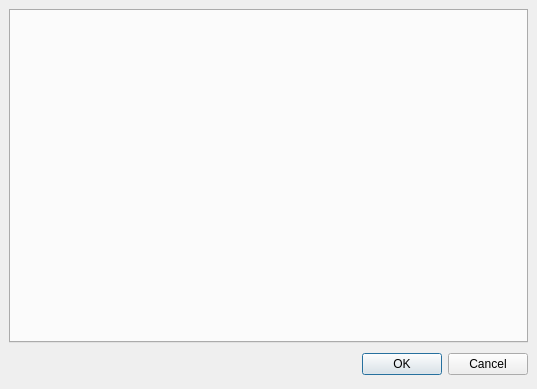
<ui version="4.0" >
 <author></author>
 <comment></comment>
 <exportmacro></exportmacro>
 <class>pqSettingsDialog</class>
 <widget class="QDialog" name="pqSettingsDialog" >
  <property name="geometry" >
   <rect>
    <x>0</x>
    <y>0</y>
    <width>537</width>
    <height>389</height>
   </rect>
  </property>
  <property name="windowTitle" >
   <string>Settings</string>
  </property>
  <layout class="QGridLayout" >
   <property name="margin" >
    <number>9</number>
   </property>
   <property name="spacing" >
    <number>6</number>
   </property>
   <item row="0" column="0" >
    <widget class="QTabWidget" name="tabWidget" >
     <property name="tabPosition" >
      <enum>QTabWidget::North</enum>
     </property>
     <property name="tabShape" >
      <enum>QTabWidget::Rounded</enum>
     </property>
     <property name="currentIndex" >
      <number>0</number>
     </property>
    </widget>
   </item>
   <item row="1" column="0" >
    <layout class="QHBoxLayout" >
     <property name="margin" >
      <number>0</number>
     </property>
     <property name="spacing" >
      <number>6</number>
     </property>
     <item>
      <spacer>
       <property name="orientation" >
        <enum>Qt::Horizontal</enum>
       </property>
       <property name="sizeHint" >
        <size>
         <width>131</width>
         <height>31</height>
        </size>
       </property>
      </spacer>
     </item>
     <item>
      <widget class="QPushButton" name="okButton" >
       <property name="text" >
        <string>OK</string>
       </property>
      </widget>
     </item>
     <item>
      <widget class="QPushButton" name="cancelButton" >
       <property name="text" >
        <string>Cancel</string>
       </property>
      </widget>
     </item>
    </layout>
   </item>
  </layout>
 </widget>
 <pixmapfunction></pixmapfunction>
 <resources/>
 <connections>
  <connection>
   <sender>okButton</sender>
   <signal>clicked()</signal>
   <receiver>pqSettingsDialog</receiver>
   <slot>accept()</slot>
   <hints>
    <hint type="sourcelabel" >
     <x>278</x>
     <y>253</y>
    </hint>
    <hint type="destinationlabel" >
     <x>96</x>
     <y>254</y>
    </hint>
   </hints>
  </connection>
  <connection>
   <sender>cancelButton</sender>
   <signal>clicked()</signal>
   <receiver>pqSettingsDialog</receiver>
   <slot>reject()</slot>
   <hints>
    <hint type="sourcelabel" >
     <x>369</x>
     <y>253</y>
    </hint>
    <hint type="destinationlabel" >
     <x>179</x>
     <y>282</y>
    </hint>
   </hints>
  </connection>
 </connections>
</ui>
